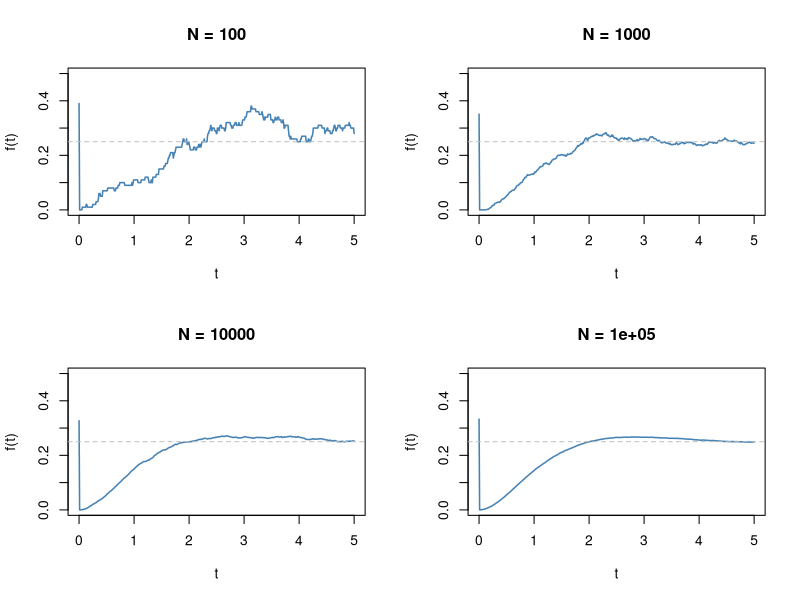

The R source for this figure:
## ---- chunk 1
Q <- matrix(c(
  -1,  1,  0,  0,
   0, -1,  1,  0,
   0,  0, -1,  1,
   1,  0,  0, -1
), nrow = 4, byrow = TRUE)

eigen(Q)$values
## ---- chunk 2
set.seed(42)

t_grid <- seq(0, 5, length.out = 500)
N_vals <- c(100, 1000, 10000, 100000)

par(mfrow = c(2, 2))

for (N in N_vals) {
  
  # start at state 1 (prob 1/3) or state 2 (prob 2/3)
  starts <- sample(c(1, 2), size = N, replace = TRUE, prob = c(1/3, 2/3))
  
  # track fraction in state 1 at each time point
  f_t <- numeric(length(t_grid))
  
  for (i in 1:N) {
    state <- starts[i]
    time  <- 0
    for (j in 1:length(t_grid)) {
      while (time < t_grid[j]) {
        time  <- time + rexp(1, rate = 1)
        state <- (state %% 4) + 1
      }
      if (state == 1) f_t[j] <- f_t[j] + 1
    }
  }
  
  plot(t_grid, f_t / N,
       type = "l", col = "steelblue", lwd = 1.5,
       xlim = c(0, 5), ylim = c(0, 0.5),
       xlab = "t", ylab = "f(t)",
       main = paste("N =", N))
  
  abline(h = 0.25, lty = 2, col = "gray")
}
## ---- chunk 3
Q <- matrix(c(
  -2,  1,  1,
   1, -1,  0,
   1,  0, -1
), nrow = 3, byrow = TRUE)

eigen(Q)$values
eigen(Q)$vectors
